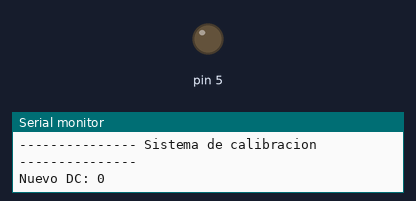
Bench run of a sketch on a simulated Arduino Uno, built with avr-gcc and run on an emulated ATmega328P. On the bench: output pins drawn as LEDs (lit = HIGH), the last lines printed to the serial monitor.

Above: at 0.1 s.
At 19.1 s:
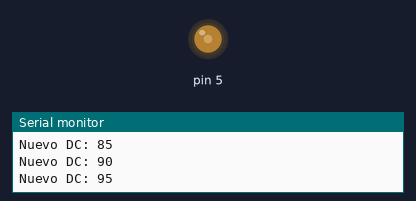
At 29.1 s:
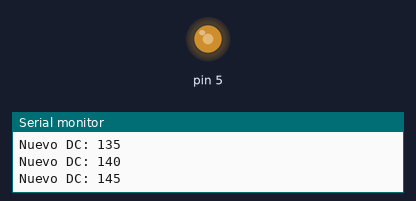
At 39.1 s:
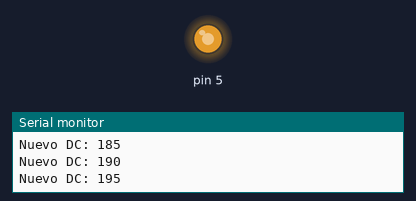
Timing chart, 0 to 40.0 s (numbered marks = the images above):
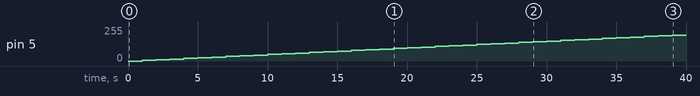

The sketch:

calibracionSensor.ino
```cpp
int duty_cycle[53] = {0, 5, 10, 15, 20, 25, 30, 35, 40, 45, 50, 55, 60, 65, 70, 75, 80, 85, 90, 95, 100, 105, 110, 115, 120, 125, 130, 135, 140, 145, 150, 155, 160, 165, 170, 175, 180, 185, 190, 195, 200, 205, 210, 215, 220, 225, 230, 235, 240,245, 250,255};

void setup() {
  Serial.begin(9600);
  Serial.println("--------------- Sistema de calibracion ---------------");

  //pinMode(8, OUTPUT);

  //while(Serial.available() == 0){}

  //duty_cycle = Serial.parseInt();
  //Serial.print("Nuevo DC: ");
  //Serial.println(duty_cycle);

}

void loop() {
  for(int i = 0; i < 53; i++){
    Serial.print("Nuevo DC: ");
    Serial.println(duty_cycle[i]);
    analogWrite(5, duty_cycle[i]);
    delay(1000);
  }
}
```

Measured:
- by itself, pin 5: moves from 0/255 to 195/255 over 38.0 s
